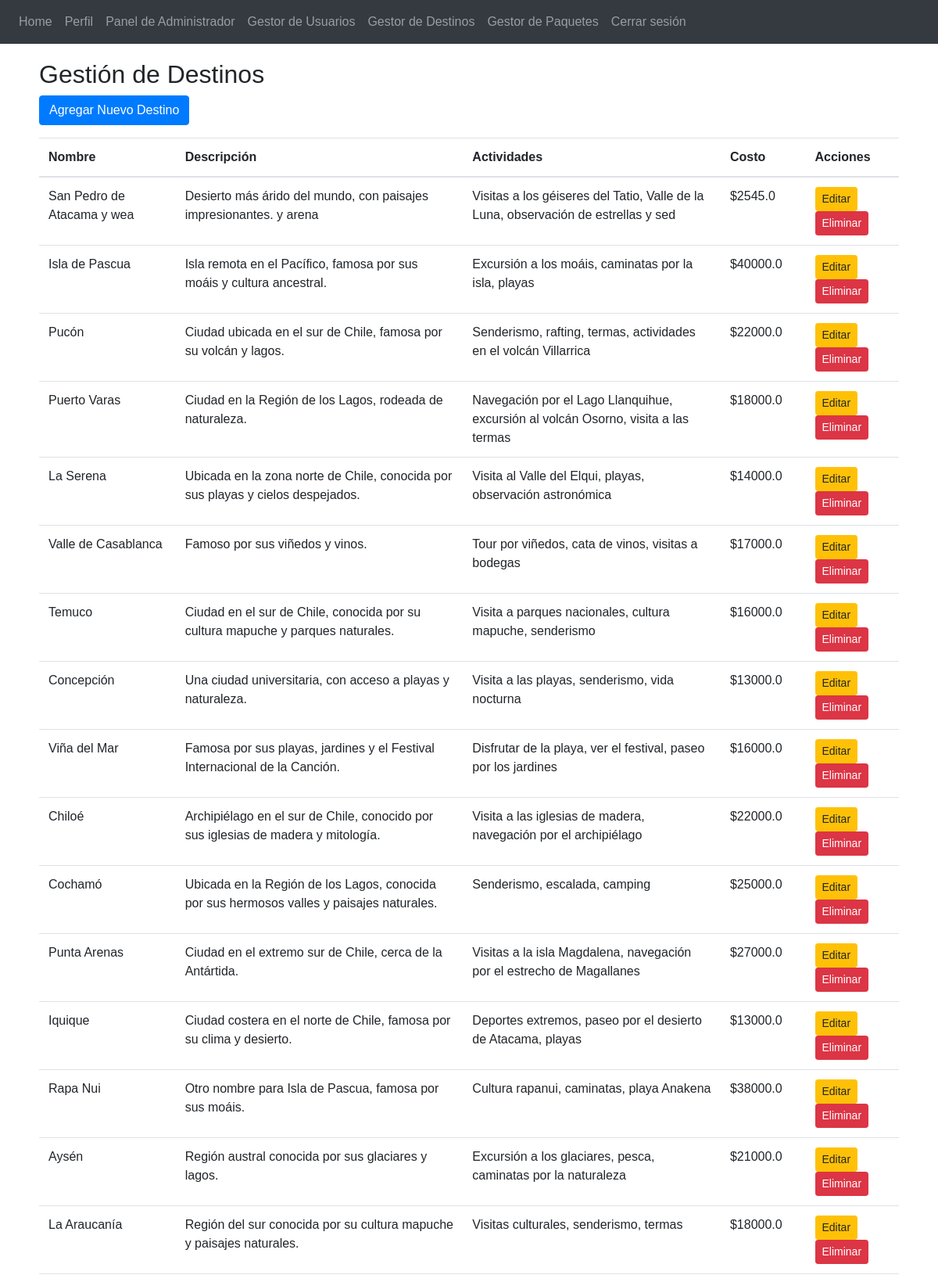
The app's page /admin/destinations (signed in, upper part) with its own data.
### app/travel/models.py (models this page shows, shortened)
class Destination(db.Model):
    __tablename__ = 'destinations'
    id = db.Column(db.Integer, primary_key=True)
    name = db.Column(db.String(100), nullable=False)
    description = db.Column(db.Text, nullable=False)
    activities = db.Column(db.String(255), nullable=False)
    cost = db.Column(db.Float, nullable=False)
    reservations = db.relationship('Reservation', backref='destination_related', lazy=True)

### app/admin/routes.py (the view)
@admin.route('/destinations')
@login_required
def manage_destinations():
    if current_user.role != 'admin':
        flash('No tienes permiso para acceder a esta página.', 'danger')
        return redirect(url_for('auth.login'))
    destinations = Destination.query.all()
    if not destinations:
        flash('No se encontraron destinos.', 'warning')
    return render_template('admin/destinations.html', destinations=destinations)

### app/auth/models.py (called while the page is built)
    def is_admin(self):
        return self.role == 'admin'

### app/templates/admin/destinations.html
{% extends 'base.html' %}
{% block content %}
<h2>Gestión de Destinos</h2>
<a href="{{ url_for('admin.add_destination') }}" class="btn btn-primary mb-3">Agregar Nuevo Destino</a>
{% if destinations %}
<table class="table">
    <thead>
        <tr>
            <th>Nombre</th>
            <th>Descripción</th>
            <th>Actividades</th>
            <th>Costo</th>
            <th>Acciones</th>
        </tr>
    </thead>
    <tbody>
        {% for destination in destinations %}
        <tr>
            <td>{{ destination.name }}</td>
            <td>{{ destination.description }}</td>
            <td>{{ destination.activities }}</td>
            <td>${{ destination.cost }}</td>
            <td>
                <a href="{{ url_for('admin.edit_destination', id=destination.id) }}" class="btn btn-warning btn-sm">Editar</a>
                <form action="{{ url_for('admin.delete_destination', id=destination.id) }}" method="POST" style="display:inline;">
                    <button type="submit" class="btn btn-danger btn-sm" onclick="return confirm('¿Estás seguro de eliminar este destino?')">Eliminar</button>
                </form>
            </td>
        </tr>
        {% endfor %}
    </tbody>
</table>
{% else %}
<p>No hay destinos disponibles.</p>
{% endif %}
{% endblock %}

### records on screen
Destination: name "San Pedro de Atacama y wea", description "Desierto más árido del mundo, con paisajes impresionantes. y arena", activities "Visitas a los géiseres del Tatio, Valle de la Luna, observación de estrellas y sed", cost "2545.0"
Destination: name "Isla de Pascua", description "Isla remota en el Pacífico, famosa por sus moáis y cultura ancestral.", activities "Excursión a los moáis, caminatas por la isla, playas", cost "40000.0"
Destination: name "Pucón", description "Ciudad ubicada en el sur de Chile, famosa por su volcán y lagos.", activities "Senderismo, rafting, termas, actividades en el volcán Villarrica", cost "22000.0"
Destination: name "Puerto Varas", description "Ciudad en la Región de los Lagos, rodeada de naturaleza.", activities "Navegación por el Lago Llanquihue, excursión al volcán Osorno, visita a las termas", cost "18000.0"
Destination: name "La Serena", description "Ubicada en la zona norte de Chile, conocida por sus playas y cielos despejados.", activities "Visita al Valle del Elqui, playas, observación astronómica", cost "14000.0"
Destination: name "Valle de Casablanca", description "Famoso por sus viñedos y vinos.", activities "Tour por viñedos, cata de vinos, visitas a bodegas", cost "17000.0"
Destination: name "Temuco", description "Ciudad en el sur de Chile, conocida por su cultura mapuche y parques naturales.", activities "Visita a parques nacionales, cultura mapuche, senderismo", cost "16000.0"
Destination: name "Concepción", description "Una ciudad universitaria, con acceso a playas y naturaleza.", activities "Visita a las playas, senderismo, vida nocturna", cost "13000.0"
Destination: name "Viña del Mar", description "Famosa por sus playas, jardines y el Festival Internacional de la Canción.", activities "Disfrutar de la playa, ver el festival, paseo por los jardines", cost "16000.0"
Destination: name "Chiloé", description "Archipiélago en el sur de Chile, conocido por sus iglesias de madera y mitología.", activities "Visita a las iglesias de madera, navegación por el archipiélago", cost "22000.0"
Destination: name "Cochamó", description "Ubicada en la Región de los Lagos, conocida por sus hermosos valles y paisajes naturales.", activities "Senderismo, escalada, camping", cost "25000.0"
Destination: name "Punta Arenas", description "Ciudad en el extremo sur de Chile, cerca de la Antártida.", activities "Visitas a la isla Magdalena, navegación por el estrecho de Magallanes", cost "27000.0"
Destination: name "Iquique", description "Ciudad costera en el norte de Chile, famosa por su clima y desierto.", activities "Deportes extremos, paseo por el desierto de Atacama, playas", cost "13000.0"
Destination: name "Rapa Nui", description "Otro nombre para Isla de Pascua, famosa por sus moáis.", activities "Cultura rapanui, caminatas, playa Anakena", cost "38000.0"
Destination: name "Aysén", description "Región austral conocida por sus glaciares y lagos.", activities "Excursión a los glaciares, pesca, caminatas por la naturaleza", cost "21000.0"
Destination: name "La Araucanía", description "Región del sur conocida por su cultura mapuche y paisajes naturales.", activities "Visitas culturales, senderismo, termas", cost "18000.0"
